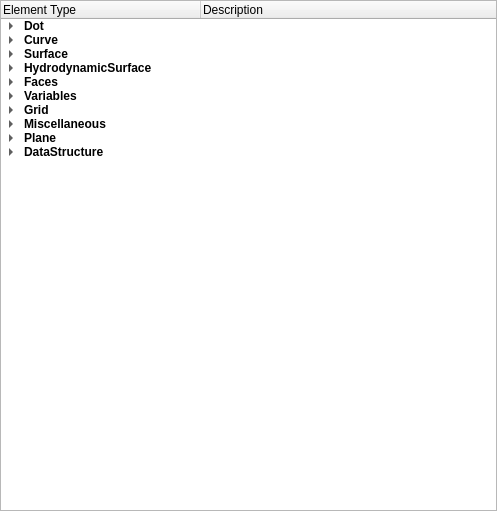
<?xml version="1.0" encoding="UTF-8"?>
<ui version="4.0">
 <class>tElementCreatorClass</class>
 <widget class="QWidget" name="tElementCreatorClass">
  <property name="geometry">
   <rect>
    <x>0</x>
    <y>0</y>
    <width>497</width>
    <height>511</height>
   </rect>
  </property>
  <property name="sizePolicy">
   <sizepolicy hsizetype="MinimumExpanding" vsizetype="Preferred">
    <horstretch>0</horstretch>
    <verstretch>0</verstretch>
   </sizepolicy>
  </property>
  <property name="windowTitle">
   <string>tElementCreator</string>
  </property>
  <layout class="QVBoxLayout" name="verticalLayout">
   <property name="spacing">
    <number>0</number>
   </property>
   <property name="leftMargin">
    <number>0</number>
   </property>
   <property name="topMargin">
    <number>0</number>
   </property>
   <property name="rightMargin">
    <number>0</number>
   </property>
   <property name="bottomMargin">
    <number>0</number>
   </property>
   <item>
    <widget class="QTreeWidget" name="treeWidget">
     <attribute name="headerDefaultSectionSize">
      <number>200</number>
     </attribute>
     <attribute name="headerMinimumSectionSize">
      <number>50</number>
     </attribute>
     <column>
      <property name="text">
       <string>Element Type</string>
      </property>
     </column>
     <column>
      <property name="text">
       <string>Description</string>
      </property>
      <property name="font">
       <font>
        <italic>false</italic>
       </font>
      </property>
     </column>
     <item>
      <property name="text">
       <string>Dot</string>
      </property>
      <property name="font">
       <font>
        <weight>75</weight>
        <bold>true</bold>
       </font>
      </property>
      <property name="icon">
       <iconset resource="../gui/Icons.qrc">
        <normaloff>:/Buttons/Icons/tAbsPoint.png</normaloff>:/Buttons/Icons/tAbsPoint.png</iconset>
      </property>
      <property name="text">
       <string/>
      </property>
      <property name="flags">
       <set>ItemIsDragEnabled|ItemIsUserCheckable|ItemIsEnabled</set>
      </property>
      <item>
       <property name="text">
        <string>Point</string>
       </property>
       <property name="icon">
        <iconset resource="../gui/Icons.qrc">
         <normaloff>:/Buttons/Icons/tAbsPoint.png</normaloff>:/Buttons/Icons/tAbsPoint.png</iconset>
       </property>
       <property name="text">
        <string>Point with x,y,z component</string>
       </property>
       <property name="foreground">
        <brush brushstyle="NoBrush">
         <color alpha="255">
          <red>170</red>
          <green>170</green>
          <blue>83</blue>
         </color>
        </brush>
       </property>
      </item>
      <item>
       <property name="text">
        <string>RelPoint</string>
       </property>
       <property name="icon">
        <iconset resource="../gui/Icons.qrc">
         <normaloff>:/Buttons/Icons/tRelPoint.png</normaloff>:/Buttons/Icons/tRelPoint.png</iconset>
       </property>
       <property name="text">
        <string>Point with relative x,y,z-component to any dot</string>
       </property>
       <property name="font">
        <font>
         <underline>false</underline>
        </font>
       </property>
       <property name="foreground">
        <brush brushstyle="NoBrush">
         <color alpha="255">
          <red>170</red>
          <green>170</green>
          <blue>83</blue>
         </color>
        </brush>
       </property>
      </item>
      <item>
       <property name="text">
        <string>MidPoint</string>
       </property>
       <property name="text">
        <string>Geometric average from a list of Dots</string>
       </property>
       <property name="foreground">
        <brush brushstyle="NoBrush">
         <color alpha="255">
          <red>170</red>
          <green>170</green>
          <blue>83</blue>
         </color>
        </brush>
       </property>
      </item>
      <item>
       <property name="text">
        <string>ProjectedPoint</string>
       </property>
       <property name="text">
        <string>Projects a dot towards a given plane</string>
       </property>
       <property name="foreground">
        <brush brushstyle="NoBrush">
         <color alpha="255">
          <red>170</red>
          <green>170</green>
          <blue>83</blue>
         </color>
        </brush>
       </property>
      </item>
      <item>
       <property name="text">
        <string>RotatedPoint</string>
       </property>
       <property name="text">
        <string>Rotates a dot around a given axis and angle</string>
       </property>
       <property name="foreground">
        <brush brushstyle="NoBrush">
         <color alpha="255">
          <red>170</red>
          <green>170</green>
          <blue>83</blue>
         </color>
        </brush>
       </property>
      </item>
      <item>
       <property name="text">
        <string>OffsetPoint</string>
       </property>
       <property name="text">
        <string>Comparable to a magnet but with an offset towards the referenced surface</string>
       </property>
       <property name="foreground">
        <brush brushstyle="NoBrush">
         <color alpha="255">
          <red>170</red>
          <green>170</green>
          <blue>83</blue>
         </color>
        </brush>
       </property>
      </item>
      <item>
       <property name="text">
        <string>FunctionPoint</string>
       </property>
       <property name="text">
        <string>Curve with a mathematic description</string>
       </property>
       <property name="foreground">
        <brush brushstyle="NoBrush">
         <color alpha="255">
          <red>170</red>
          <green>170</green>
          <blue>83</blue>
         </color>
        </brush>
       </property>
      </item>
      <item>
       <property name="text">
        <string>Magnet</string>
       </property>
       <property name="font">
        <font>
         <weight>75</weight>
         <bold>true</bold>
        </font>
       </property>
       <property name="text">
        <string>Dots bound to a Surface</string>
       </property>
       <property name="foreground">
        <brush brushstyle="NoBrush">
         <color alpha="255">
          <red>170</red>
          <green>170</green>
          <blue>83</blue>
         </color>
        </brush>
       </property>
       <property name="flags">
        <set>ItemIsDragEnabled|ItemIsUserCheckable|ItemIsEnabled</set>
       </property>
       <item>
        <property name="text">
         <string>AbsMagnet</string>
        </property>
        <property name="text">
         <string>Magnet at a (u,v) location on any surface</string>
        </property>
        <property name="foreground">
         <brush brushstyle="NoBrush">
          <color alpha="255">
           <red>170</red>
           <green>170</green>
           <blue>83</blue>
          </color>
         </brush>
        </property>
       </item>
       <item>
        <property name="text">
         <string>StickyMagnet</string>
        </property>
        <property name="text">
         <string>Searches for a location on a list of surfaces wich is next to a given dot</string>
        </property>
        <property name="foreground">
         <brush brushstyle="NoBrush">
          <color alpha="255">
           <red>170</red>
           <green>170</green>
           <blue>83</blue>
          </color>
         </brush>
        </property>
       </item>
      </item>
      <item>
       <property name="text">
        <string>Bead</string>
       </property>
       <property name="font">
        <font>
         <weight>75</weight>
         <bold>true</bold>
        </font>
       </property>
       <property name="text">
        <string>Dots bound to a Curve</string>
       </property>
       <property name="foreground">
        <brush brushstyle="NoBrush">
         <color alpha="255">
          <red>170</red>
          <green>170</green>
          <blue>83</blue>
         </color>
        </brush>
       </property>
       <property name="flags">
        <set>ItemIsDragEnabled|ItemIsUserCheckable|ItemIsEnabled</set>
       </property>
       <item>
        <property name="text">
         <string>AbsBead</string>
        </property>
        <property name="icon">
         <iconset resource="../gui/Icons.qrc">
          <normaloff>:/Buttons/Icons/tAbsBead.png</normaloff>:/Buttons/Icons/tAbsBead.png</iconset>
        </property>
        <property name="text">
         <string>Bead at a t-location on any curve</string>
        </property>
        <property name="foreground">
         <brush brushstyle="NoBrush">
          <color alpha="255">
           <red>170</red>
           <green>170</green>
           <blue>83</blue>
          </color>
         </brush>
        </property>
       </item>
      </item>
     </item>
     <item>
      <property name="text">
       <string>Curve</string>
      </property>
      <property name="font">
       <font>
        <weight>75</weight>
        <bold>true</bold>
       </font>
      </property>
      <property name="text">
       <string/>
      </property>
      <property name="flags">
       <set>ItemIsDragEnabled|ItemIsUserCheckable|ItemIsEnabled</set>
      </property>
      <item>
       <property name="text">
        <string>BSpline</string>
       </property>
       <property name="icon">
        <iconset resource="../gui/Icons.qrc">
         <normaloff>:/Buttons/Icons/tBSpline.png</normaloff>:/Buttons/Icons/tBSpline.png</iconset>
       </property>
       <property name="text">
        <string>Curve of B-Spline type (not passing throug Dots)</string>
       </property>
       <property name="foreground">
        <brush brushstyle="NoBrush">
         <color alpha="255">
          <red>170</red>
          <green>170</green>
          <blue>83</blue>
         </color>
        </brush>
       </property>
      </item>
      <item>
       <property name="text">
        <string>CSpline</string>
       </property>
       <property name="icon">
        <iconset resource="../gui/Icons.qrc">
         <normaloff>:/Buttons/Icons/tCSpline.png</normaloff>:/Buttons/Icons/tCSpline.png</iconset>
       </property>
       <property name="text">
        <string>Curve of C-Spline type (passing through Dots)</string>
       </property>
       <property name="foreground">
        <brush brushstyle="NoBrush">
         <color alpha="255">
          <red>170</red>
          <green>170</green>
          <blue>83</blue>
         </color>
        </brush>
       </property>
      </item>
      <item>
       <property name="text">
        <string>HermiteSpline</string>
       </property>
       <property name="icon">
        <iconset resource="../gui/Icons.qrc">
         <normaloff>:/Buttons/Icons/tCSpline.png</normaloff>:/Buttons/Icons/tCSpline.png</iconset>
       </property>
       <property name="text">
        <string>Curve of Hermite-Spline type (passing through Dots)</string>
       </property>
       <property name="foreground">
        <brush brushstyle="NoBrush">
         <color alpha="255">
          <red>170</red>
          <green>170</green>
          <blue>83</blue>
         </color>
        </brush>
       </property>
      </item>
      <item>
       <property name="text">
        <string>DxfSpline</string>
       </property>
       <property name="icon">
        <iconset resource="../gui/Icons.qrc">
         <normaloff>:/Buttons/Icons/tBSpline.png</normaloff>:/Buttons/Icons/tBSpline.png</iconset>
       </property>
       <property name="text">
        <string>Spline Definition in LibreCAD</string>
       </property>
       <property name="foreground">
        <brush brushstyle="NoBrush">
         <color alpha="255">
          <red>170</red>
          <green>170</green>
          <blue>83</blue>
         </color>
        </brush>
       </property>
      </item>
      <item>
       <property name="text">
        <string>PolygonCurve</string>
       </property>
       <property name="text">
        <string>Polnts connected via lines to form a (closed) polyline</string>
       </property>
       <property name="foreground">
        <brush brushstyle="NoBrush">
         <color alpha="255">
          <red>170</red>
          <green>170</green>
          <blue>83</blue>
         </color>
        </brush>
       </property>
      </item>
      <item>
       <property name="text">
        <string>Line</string>
       </property>
       <property name="icon">
        <iconset resource="../gui/Icons.qrc">
         <normaloff>:/Buttons/Icons/tLine.png</normaloff>:/Buttons/Icons/tLine.png</iconset>
       </property>
       <property name="text">
        <string>Straight line</string>
       </property>
       <property name="foreground">
        <brush brushstyle="NoBrush">
         <color alpha="255">
          <red>170</red>
          <green>170</green>
          <blue>83</blue>
         </color>
        </brush>
       </property>
      </item>
      <item>
       <property name="text">
        <string>MidCurve</string>
       </property>
       <property name="text">
        <string>Average of several Curves (averaged at equal t-locations)</string>
       </property>
       <property name="foreground">
        <brush brushstyle="NoBrush">
         <color alpha="255">
          <red>170</red>
          <green>170</green>
          <blue>83</blue>
         </color>
        </brush>
       </property>
      </item>
      <item>
       <property name="text">
        <string>SumCurve</string>
       </property>
       <property name="text">
        <string>Sum of several Curves (summed up at equal t-locations)</string>
       </property>
       <property name="foreground">
        <brush brushstyle="NoBrush">
         <color alpha="255">
          <red>170</red>
          <green>170</green>
          <blue>83</blue>
         </color>
        </brush>
       </property>
      </item>
      <item>
       <property name="text">
        <string>OffsetCurve</string>
       </property>
       <property name="text">
        <string>Based on a snake an offset normal to the referenced surface is added</string>
       </property>
       <property name="foreground">
        <brush brushstyle="NoBrush">
         <color alpha="255">
          <red>170</red>
          <green>170</green>
          <blue>83</blue>
         </color>
        </brush>
       </property>
      </item>
      <item>
       <property name="text">
        <string>OffsetCurve2</string>
       </property>
       <property name="text">
        <string>Based on a DotListCurve (Spline, etc.) a offset curve is created, aligned to planes described neighbouring points.</string>
       </property>
       <property name="foreground">
        <brush brushstyle="NoBrush">
         <color alpha="255">
          <red>170</red>
          <green>170</green>
          <blue>83</blue>
         </color>
        </brush>
       </property>
      </item>
      <item>
       <property name="text">
        <string>PolyCurve</string>
       </property>
       <property name="text">
        <string>Several Curves concatenated</string>
       </property>
       <property name="foreground">
        <brush brushstyle="NoBrush">
         <color alpha="255">
          <red>170</red>
          <green>170</green>
          <blue>83</blue>
         </color>
        </brush>
       </property>
      </item>
      <item>
       <property name="text">
        <string>RotatedCurve</string>
       </property>
       <property name="text">
        <string>Rotates a Curve around a given axis and angle</string>
       </property>
       <property name="foreground">
        <brush brushstyle="NoBrush">
         <color alpha="255">
          <red>170</red>
          <green>170</green>
          <blue>83</blue>
         </color>
        </brush>
       </property>
      </item>
      <item>
       <property name="text">
        <string>SubCurve</string>
       </property>
       <property name="text">
        <string>Extracts a part from a Curve (between two t-locations)</string>
       </property>
       <property name="foreground">
        <brush brushstyle="NoBrush">
         <color alpha="255">
          <red>170</red>
          <green>170</green>
          <blue>83</blue>
         </color>
        </brush>
       </property>
      </item>
      <item>
       <property name="text">
        <string>DistortedSpline</string>
       </property>
       <property name="text">
        <string>...</string>
       </property>
       <property name="foreground">
        <brush brushstyle="NoBrush">
         <color alpha="255">
          <red>170</red>
          <green>170</green>
          <blue>83</blue>
         </color>
        </brush>
       </property>
      </item>
      <item>
       <property name="text">
        <string>TransformedDotListCurve</string>
       </property>
       <property name="text">
        <string>1. Rotates and 2. Shifts a Dot-List based Curve</string>
       </property>
       <property name="foreground">
        <brush brushstyle="NoBrush">
         <color alpha="255">
          <red>170</red>
          <green>170</green>
          <blue>83</blue>
         </color>
        </brush>
       </property>
      </item>
      <item>
       <property name="text">
        <string>FunctionCurve</string>
       </property>
       <property name="text">
        <string>Curve with a mathematic description</string>
       </property>
       <property name="foreground">
        <brush brushstyle="NoBrush">
         <color alpha="255">
          <red>170</red>
          <green>170</green>
          <blue>83</blue>
         </color>
        </brush>
       </property>
      </item>
      <item>
       <property name="text">
        <string>Snake</string>
       </property>
       <property name="font">
        <font>
         <weight>75</weight>
         <bold>true</bold>
        </font>
       </property>
       <property name="text">
        <string>Curves bound to a surface</string>
       </property>
       <property name="foreground">
        <brush brushstyle="NoBrush">
         <color alpha="255">
          <red>170</red>
          <green>170</green>
          <blue>83</blue>
         </color>
        </brush>
       </property>
       <property name="flags">
        <set>ItemIsDragEnabled|ItemIsUserCheckable|ItemIsEnabled</set>
       </property>
       <item>
        <property name="text">
         <string>LineSnake</string>
        </property>
        <property name="text">
         <string>Snake connecting to u,v locations on a surface</string>
        </property>
        <property name="foreground">
         <brush brushstyle="NoBrush">
          <color alpha="255">
           <red>170</red>
           <green>170</green>
           <blue>83</blue>
          </color>
         </brush>
        </property>
       </item>
       <item>
        <property name="text">
         <string>CSnake</string>
        </property>
        <property name="text">
         <string/>
        </property>
        <property name="foreground">
         <brush brushstyle="NoBrush">
          <color alpha="255">
           <red>170</red>
           <green>170</green>
           <blue>83</blue>
          </color>
         </brush>
        </property>
       </item>
      </item>
     </item>
     <item>
      <property name="text">
       <string>Surface</string>
      </property>
      <property name="font">
       <font>
        <weight>75</weight>
        <bold>true</bold>
       </font>
      </property>
      <property name="text">
       <string/>
      </property>
      <property name="flags">
       <set>ItemIsDragEnabled|ItemIsUserCheckable|ItemIsEnabled</set>
      </property>
      <item>
       <property name="text">
        <string>CLoft</string>
       </property>
       <property name="text">
        <string>A Surface passing through supporting curves</string>
       </property>
       <property name="foreground">
        <brush brushstyle="NoBrush">
         <color alpha="255">
          <red>170</red>
          <green>170</green>
          <blue>83</blue>
         </color>
        </brush>
       </property>
      </item>
      <item>
       <property name="text">
        <string>FunctionSurface</string>
       </property>
       <property name="text">
        <string>Surface with mathematic description</string>
       </property>
       <property name="foreground">
        <brush brushstyle="NoBrush">
         <color alpha="255">
          <red>170</red>
          <green>170</green>
          <blue>83</blue>
         </color>
        </brush>
       </property>
      </item>
      <item>
       <property name="text">
        <string>RevolvedSurface</string>
       </property>
       <property name="text">
        <string>Surface results from rotating a curve around an axis</string>
       </property>
       <property name="foreground">
        <brush brushstyle="NoBrush">
         <color alpha="255">
          <red>170</red>
          <green>170</green>
          <blue>83</blue>
         </color>
        </brush>
       </property>
      </item>
      <item>
       <property name="text">
        <string>RotatedSurface</string>
       </property>
       <property name="text">
        <string>Surface results after rotating another surface around an axis</string>
       </property>
       <property name="foreground">
        <brush brushstyle="NoBrush">
         <color alpha="255">
          <red>170</red>
          <green>170</green>
          <blue>83</blue>
         </color>
        </brush>
       </property>
      </item>
      <item>
       <property name="text">
        <string>RuledSurface</string>
       </property>
       <property name="text">
        <string>Connecting two curves with straight lines at equal t-Values</string>
       </property>
       <property name="foreground">
        <brush brushstyle="NoBrush">
         <color alpha="255">
          <red>170</red>
          <green>170</green>
          <blue>83</blue>
         </color>
        </brush>
       </property>
      </item>
      <item>
       <property name="text">
        <string>SubSurface</string>
       </property>
       <property name="text">
        <string>A subpart another surface</string>
       </property>
       <property name="foreground">
        <brush brushstyle="NoBrush">
         <color alpha="255">
          <red>170</red>
          <green>170</green>
          <blue>83</blue>
         </color>
        </brush>
       </property>
      </item>
     </item>
     <item>
      <property name="text">
       <string>HydrodynamicSurface</string>
      </property>
      <property name="font">
       <font>
        <weight>75</weight>
        <bold>true</bold>
       </font>
      </property>
      <property name="text">
       <string/>
      </property>
      <property name="flags">
       <set>ItemIsDragEnabled|ItemIsUserCheckable|ItemIsEnabled</set>
      </property>
      <item>
       <property name="text">
        <string>Duct19A</string>
       </property>
       <property name="text">
        <string>Wageningen 19A Duct</string>
       </property>
       <property name="foreground">
        <brush brushstyle="NoBrush">
         <color alpha="255">
          <red>170</red>
          <green>170</green>
          <blue>83</blue>
         </color>
        </brush>
       </property>
      </item>
      <item>
       <property name="text">
        <string>KaSeries</string>
       </property>
       <property name="text">
        <string>Wageningne KA-Series</string>
       </property>
       <property name="foreground">
        <brush brushstyle="NoBrush">
         <color alpha="255">
          <red>170</red>
          <green>170</green>
          <blue>83</blue>
         </color>
        </brush>
       </property>
      </item>
      <item>
       <property name="text">
        <string>PropHubSurface</string>
       </property>
       <property name="text">
        <string>Propeller blade</string>
       </property>
       <property name="foreground">
        <brush brushstyle="NoBrush">
         <color alpha="255">
          <red>170</red>
          <green>170</green>
          <blue>83</blue>
         </color>
        </brush>
       </property>
      </item>
      <item>
       <property name="text">
        <string>PropSurface</string>
       </property>
       <property name="text">
        <string>Hub geometry of a propeller</string>
       </property>
       <property name="foreground">
        <brush brushstyle="NoBrush">
         <color alpha="255">
          <red>170</red>
          <green>170</green>
          <blue>83</blue>
         </color>
        </brush>
       </property>
      </item>
      <item>
       <property name="text">
        <string>WageningenBSeries</string>
       </property>
       <property name="text">
        <string>Wageningne B-Series</string>
       </property>
       <property name="foreground">
        <brush brushstyle="NoBrush">
         <color alpha="255">
          <red>170</red>
          <green>170</green>
          <blue>83</blue>
         </color>
        </brush>
       </property>
      </item>
     </item>
     <item>
      <property name="text">
       <string>Faces</string>
      </property>
      <property name="font">
       <font>
        <weight>75</weight>
        <bold>true</bold>
       </font>
      </property>
      <item>
       <property name="text">
        <string>Polygon</string>
       </property>
       <property name="text">
        <string>A polygon</string>
       </property>
       <property name="foreground">
        <brush brushstyle="NoBrush">
         <color alpha="255">
          <red>170</red>
          <green>170</green>
          <blue>83</blue>
         </color>
        </brush>
       </property>
      </item>
      <item>
       <property name="text">
        <string>Triangle</string>
       </property>
       <property name="text">
        <string>A polygon with three edges</string>
       </property>
       <property name="foreground">
        <brush brushstyle="NoBrush">
         <color alpha="255">
          <red>170</red>
          <green>170</green>
          <blue>83</blue>
         </color>
        </brush>
       </property>
      </item>
      <item>
       <property name="text">
        <string>Quad</string>
       </property>
       <property name="text">
        <string>A polygon with four edges</string>
       </property>
       <property name="foreground">
        <brush brushstyle="NoBrush">
         <color alpha="255">
          <red>170</red>
          <green>170</green>
          <blue>83</blue>
         </color>
        </brush>
       </property>
      </item>
      <item>
       <property name="text">
        <string>Patch</string>
       </property>
       <property name="text">
        <string>A set of polygons</string>
       </property>
       <property name="foreground">
        <brush brushstyle="NoBrush">
         <color alpha="255">
          <red>170</red>
          <green>170</green>
          <blue>83</blue>
         </color>
        </brush>
       </property>
      </item>
     </item>
     <item>
      <property name="text">
       <string>Variables</string>
      </property>
      <property name="font">
       <font>
        <weight>75</weight>
        <bold>true</bold>
       </font>
      </property>
      <property name="text">
       <string/>
      </property>
      <property name="flags">
       <set>ItemIsDragEnabled|ItemIsUserCheckable|ItemIsEnabled</set>
      </property>
      <item>
       <property name="text">
        <string>RealVariable</string>
       </property>
       <property name="text">
        <string>A real variable can evaluate functions given in string format</string>
       </property>
       <property name="foreground">
        <brush brushstyle="NoBrush">
         <color alpha="255">
          <red>170</red>
          <green>170</green>
          <blue>83</blue>
         </color>
        </brush>
       </property>
      </item>
      <item>
       <property name="text">
        <string>VectorVariable</string>
       </property>
       <property name="text">
        <string>A vector variable can evaluate functions given in string format where the result is a vector</string>
       </property>
       <property name="foreground">
        <brush brushstyle="NoBrush">
         <color alpha="255">
          <red>170</red>
          <green>170</green>
          <blue>83</blue>
         </color>
        </brush>
       </property>
      </item>
      <item>
       <property name="text">
        <string>ListVariable</string>
       </property>
       <property name="text">
        <string>Contains a list of variables</string>
       </property>
       <property name="foreground">
        <brush brushstyle="NoBrush">
         <color alpha="255">
          <red>170</red>
          <green>170</green>
          <blue>83</blue>
         </color>
        </brush>
       </property>
      </item>
     </item>
     <item>
      <property name="text">
       <string>Grid</string>
      </property>
      <property name="font">
       <font>
        <weight>75</weight>
        <bold>true</bold>
       </font>
      </property>
      <property name="text">
       <string/>
      </property>
      <property name="flags">
       <set>ItemIsDragEnabled|ItemIsUserCheckable|ItemIsEnabled</set>
      </property>
      <item>
       <property name="text">
        <string>Structured2DInterpolGrid</string>
       </property>
       <property name="text">
        <string>2D - Iterative grid  based on edges and a ref. surface</string>
       </property>
       <property name="foreground">
        <brush brushstyle="NoBrush">
         <color alpha="255">
          <red>170</red>
          <green>170</green>
          <blue>83</blue>
         </color>
        </brush>
       </property>
      </item>
      <item>
       <property name="text">
        <string>Structured2DSubGrid</string>
       </property>
       <property name="text">
        <string>2D - sub grid</string>
       </property>
       <property name="foreground">
        <brush brushstyle="NoBrush">
         <color alpha="255">
          <red>170</red>
          <green>170</green>
          <blue>83</blue>
         </color>
        </brush>
       </property>
      </item>
      <item>
       <property name="text">
        <string>Structured2DSurfaceGrid</string>
       </property>
       <property name="text">
        <string>2D - Grid based on a reference surface</string>
       </property>
       <property name="foreground">
        <brush brushstyle="NoBrush">
         <color alpha="255">
          <red>170</red>
          <green>170</green>
          <blue>83</blue>
         </color>
        </brush>
       </property>
      </item>
      <item>
       <property name="text">
        <string>Structured3DBlockMeshGrid</string>
       </property>
       <property name="text">
        <string>3D - Volume mesh</string>
       </property>
       <property name="foreground">
        <brush brushstyle="NoBrush">
         <color alpha="255">
          <red>170</red>
          <green>170</green>
          <blue>83</blue>
         </color>
        </brush>
       </property>
      </item>
      <item>
       <property name="text">
        <string>Structured3DTwoSidedGrid</string>
       </property>
       <property name="text">
        <string>3D - Volume mesh, generated from two faces</string>
       </property>
       <property name="foreground">
        <brush brushstyle="NoBrush">
         <color alpha="255">
          <red>170</red>
          <green>170</green>
          <blue>83</blue>
         </color>
        </brush>
       </property>
      </item>
     </item>
     <item>
      <property name="text">
       <string>Miscellaneous</string>
      </property>
      <property name="font">
       <font>
        <weight>75</weight>
        <bold>true</bold>
       </font>
      </property>
      <property name="flags">
       <set>ItemIsDragEnabled|ItemIsUserCheckable|ItemIsEnabled</set>
      </property>
      <item>
       <property name="text">
        <string>DrapedPatch</string>
       </property>
       <property name="text">
        <string>Draping simulation to get the contur of a cloth draped on a curved shape</string>
       </property>
       <property name="foreground">
        <brush brushstyle="NoBrush">
         <color alpha="255">
          <red>170</red>
          <green>170</green>
          <blue>83</blue>
         </color>
        </brush>
       </property>
      </item>
     </item>
     <item>
      <property name="text">
       <string>Plane</string>
      </property>
      <property name="font">
       <font>
        <weight>75</weight>
        <bold>true</bold>
       </font>
      </property>
      <property name="text">
       <string/>
      </property>
      <item>
       <property name="text">
        <string>Plane</string>
       </property>
       <property name="text">
        <string>An unbounded plane in space</string>
       </property>
       <property name="foreground">
        <brush brushstyle="NoBrush">
         <color alpha="255">
          <red>170</red>
          <green>170</green>
          <blue>83</blue>
         </color>
        </brush>
       </property>
      </item>
      <item>
       <property name="text">
        <string>ThreePointPlane</string>
       </property>
       <property name="text">
        <string>An unbounded plane, defined by 3 points on the plane</string>
       </property>
       <property name="foreground">
        <brush brushstyle="NoBrush">
         <color alpha="255">
          <red>170</red>
          <green>170</green>
          <blue>83</blue>
         </color>
        </brush>
       </property>
      </item>
      <item>
       <property name="text">
        <string>XPlane</string>
       </property>
       <property name="icon">
        <iconset resource="../gui/Icons.qrc">
         <normaloff>:/Buttons/Icons/tXPlane.png</normaloff>:/Buttons/Icons/tXPlane.png</iconset>
       </property>
       <property name="text">
        <string/>
       </property>
       <property name="background">
        <brush brushstyle="NoBrush">
         <color alpha="255">
          <red>170</red>
          <green>170</green>
          <blue>83</blue>
         </color>
        </brush>
       </property>
      </item>
      <item>
       <property name="text">
        <string>YPlane</string>
       </property>
       <property name="icon">
        <iconset resource="../gui/Icons.qrc">
         <normaloff>:/Buttons/Icons/tYPlane.png</normaloff>:/Buttons/Icons/tYPlane.png</iconset>
       </property>
       <property name="text">
        <string/>
       </property>
      </item>
      <item>
       <property name="text">
        <string>ZPlane</string>
       </property>
       <property name="icon">
        <iconset resource="../gui/Icons.qrc">
         <normaloff>:/Buttons/Icons/tZPlane.png</normaloff>:/Buttons/Icons/tZPlane.png</iconset>
       </property>
       <property name="text">
        <string/>
       </property>
      </item>
     </item>
     <item>
      <property name="text">
       <string>DataStructure</string>
      </property>
      <property name="font">
       <font>
        <weight>75</weight>
        <bold>true</bold>
       </font>
      </property>
      <property name="text">
       <string/>
      </property>
      <property name="flags">
       <set>ItemIsDragEnabled|ItemIsUserCheckable|ItemIsEnabled</set>
      </property>
      <item>
       <property name="text">
        <string>Group</string>
       </property>
       <property name="text">
        <string>Contains one or more elements</string>
       </property>
       <property name="foreground">
        <brush brushstyle="NoBrush">
         <color alpha="255">
          <red>170</red>
          <green>170</green>
          <blue>83</blue>
         </color>
        </brush>
       </property>
      </item>
      <item>
       <property name="text">
        <string>Layer</string>
       </property>
       <property name="text">
        <string>A CAD-Layer, similar to a group but has the ability to create new elements</string>
       </property>
       <property name="foreground">
        <brush brushstyle="NoBrush">
         <color alpha="255">
          <red>170</red>
          <green>170</green>
          <blue>83</blue>
         </color>
        </brush>
       </property>
      </item>
     </item>
    </widget>
   </item>
  </layout>
 </widget>
 <layoutdefault spacing="6" margin="11"/>
 <resources>
  <include location="../gui/Icons.qrc"/>
 </resources>
 <connections/>
</ui>
